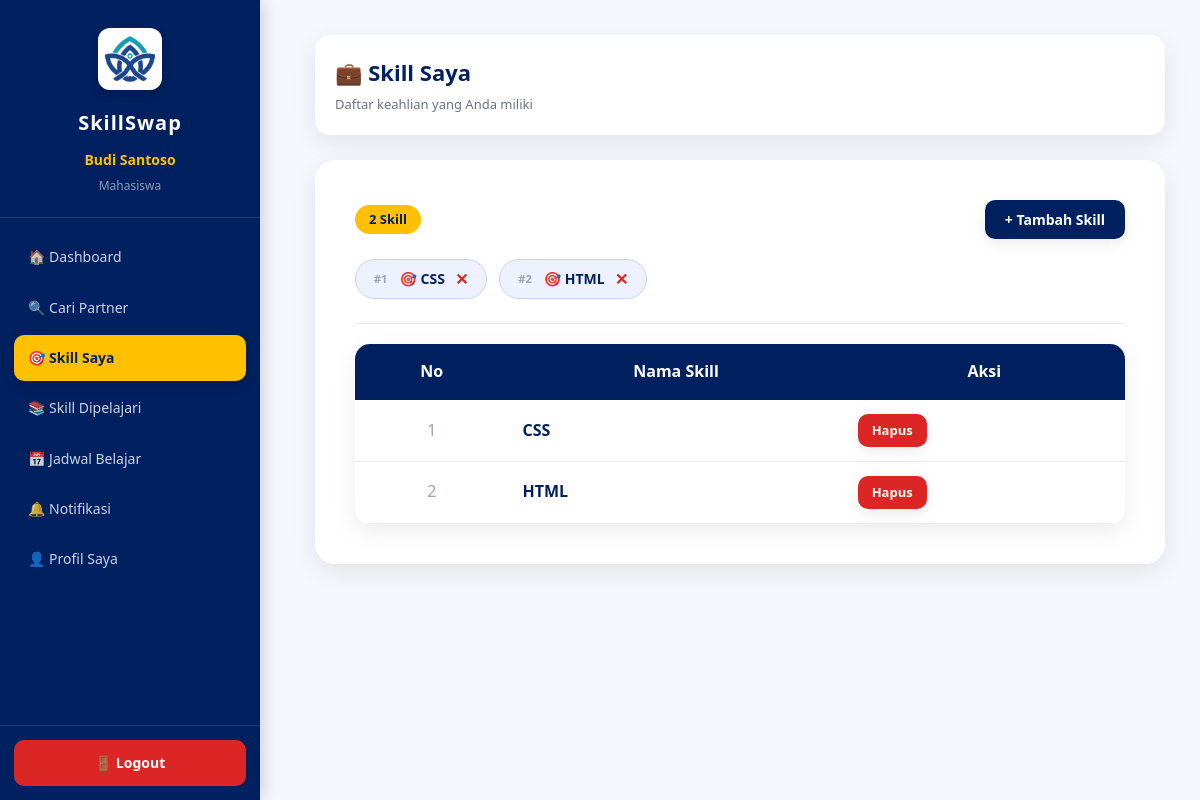
Screenshot of /mahasiswa/skill_saya.php (signed in) with the database file from the repository.
### tables this page shows
CREATE TABLE `keahlian_dimiliki` (
  `id_keahlian_dimiliki` int(11) NOT NULL,
  `id_pengguna` int(11) NOT NULL,
  `id_keahlian` int(11) NOT NULL
);

CREATE TABLE `keahlian` (
  `id_keahlian` int(11) NOT NULL,
  `nama_keahlian` varchar(100) NOT NULL
);

### config/koneksi.php (called while the page is built, shortened)
<?php
$host = "localhost";
$user = "root";
$pass = "";
$db   = "skillswap_kampus";
$koneksi = mysqli_connect($host, $user, $pass, $db);
mysqli_set_charset($koneksi, "utf8mb4");
function db_raw($sql) {
    global $koneksi;
    return mysqli_query($koneksi, $sql);
}
?>

### mahasiswa/skill_saya.php (the view, shortened to what this page needs)
<?php
include "../config/koneksi.php";
$id_pengguna = $_SESSION['id_pengguna'];
$data = db_raw(
    "SELECT kd.id_keahlian_dimiliki, k.nama_keahlian
     FROM keahlian_dimiliki kd
     JOIN keahlian k ON kd.id_keahlian=k.id_keahlian
     WHERE kd.id_pengguna='$id_pengguna'
     ORDER BY k.nama_keahlian ASC"
);
$rows = [];
while ($r = mysqli_fetch_assoc($data)) $rows[] = $r;
?>
<!DOCTYPE html>
<html lang="id">
<head>
<link rel="stylesheet" href="../assets/css/style.css">
</head>
<body>
<?php include "sidebar_mahasiswa.php"; ?>
<div class="main-content">
    <div class="topbar" style="display:flex; justify-content:space-between; align-items:center;">
        <div>
            <h1 style="font-size:22px; color:var(--navy); margin:0;">💼 Skill Saya</h1>
            <p style="color:#6b7280; font-size:13px; margin:4px 0 0;">Daftar keahlian yang Anda miliki</p>
        </div>
    </div>
    <div class="card">
        <div class="tambah-btn-bar">
            <span class="count-chip"><?= count($rows); ?> Skill</span>
            <button class="btn btn-primary" style="padding:10px 20px; font-size:14px;"
                    onclick="document.getElementById('modalTambah').style.display='flex'">
                + Tambah Skill
            </button>
        </div>
        <?php if (empty($rows)): ?>
        <div class="empty-state">
            <div class="es-icon">💼</div>
            <p style="font-size:16px; font-weight:600; color:var(--navy);">Belum ada skill terdaftar</p>
            <p style="font-size:14px;">Tambahkan skill yang Anda kuasai agar partner lebih mudah menemukanmu.</p>
        </div>
        <?php else: ?>
        <div class="skill-chips">
        <?php foreach ($rows as $i => $row): ?>
            <div class="skill-chip">
                <span class="chip-no">#<?= $i+1; ?></span>
                🎯 <?= htmlspecialchars($row['nama_keahlian']); ?>
                <a class="chip-del"
                   href="proses_skill.php?hapus=<?= $row['id_keahlian_dimiliki']; ?>"
                   title="Hapus skill ini"
                   onclick="return confirm('Hapus skill <?= htmlspecialchars(addslashes($row['nama_keahlian'])); ?>?')">✕</a>
            </div>
        <?php endforeach; ?>
        </div>
        <div style="margin-top:24px; padding-top:20px; border-top:1px solid #f0f0f0;">
            <table>
            <tr><th>No</th><th>Nama Skill</th><th>Aksi</th></tr>
            <?php foreach ($rows as $i => $row): ?>
            <tr>
                <td style="text-align:center; color:#9ca3af;"><?= $i+1; ?></td>
                <td style="font-weight:600; color:var(--navy);"><?= htmlspecialchars($row['nama_keahlian']); ?></td>
                <td>
                    <a href="proses_skill.php?hapus=<?= $row['id_keahlian_dimiliki']; ?>"
                       class="btn btn-danger" style="padding:6px 14px; font-size:13px;"
                       onclick="return confirm('Hapus skill ini?')">Hapus</a>
                </td>
            </tr>
            <?php endforeach; ?>
            </table>
        </div>
        <?php endif; ?>
    </div>
</div>
</body>
</html>

### assets/css/style.css (style rules this page uses)
* { margin:0; padding:0; box-sizing:border-box; font-family:'Segoe UI',sans-serif; }
:root { --navy:#002060; --gold:#FFC000; --white:#ffffff; --bg:#f4f7fc; --success:#16a34a; --danger:#dc2626; --warning:#f59e0b; --shadow: 0 8px 25px rgba(0,0,0,.08); }
html { scroll-behavior:smooth; }
body { background:var(--bg); color:#333; overflow-x:hidden; line-height:1.6; }
.btn { display:inline-block; padding:13px 28px; border:none; border-radius:10px; text-decoration:none; cursor:pointer; font-weight:600; transition:.3s; box-shadow: 0 5px 15px rgba(0,0,0,.08); }
.btn-primary { background:var(--navy); color:white; }
.btn-danger { background:var(--danger); color:white; }
.card { background:white; padding:40px; border-radius:20px; box-shadow:var(--shadow); }
.main-content { margin-left:280px; padding:35px; }
.topbar { background:white; padding:20px; border-radius:15px; margin-bottom:25px; box-shadow:var(--shadow); }
table { width:100%; border-collapse:collapse; background:white; border-radius:15px; overflow:hidden; box-shadow:var(--shadow); }
table th { background:var(--navy); color:white; padding:15px; }
table td { padding:14px; border-bottom:1px solid #eee; }

### mahasiswa/skill_saya.php (style rules this page uses)
.skill-chips { display:flex; flex-wrap:wrap; gap:12px; margin-top:6px; }
.skill-chip { background: #eef2ff; border: 1.5px solid #c7d2fe; border-radius: 30px; padding: 8px 18px; display: flex; align-items: center; gap: 10px; font-size: 14px; font-weight: 600; color: var(--navy); }
.skill-chip .chip-no { font-size:11px; color:#9ca3af; margin-right:2px; }
.chip-del { color: #dc2626; text-decoration: none; font-size: 16px; line-height: 1; font-weight: 700; transition: transform .15s; }
.tambah-btn-bar { display:flex; justify-content:space-between; align-items:center; margin-bottom:20px; }
.count-chip { background:var(--gold); color:var(--navy); padding:4px 14px; border-radius:20px; font-size:13px; font-weight:700; }

### rows the page displays
keahlian_dimiliki: id_keahlian.nama_keahlian "CSS"
keahlian_dimiliki: id_keahlian.nama_keahlian "HTML"

### other values shown
$_SESSION['nama'] "Budi Santoso"
count($rows) "2"
